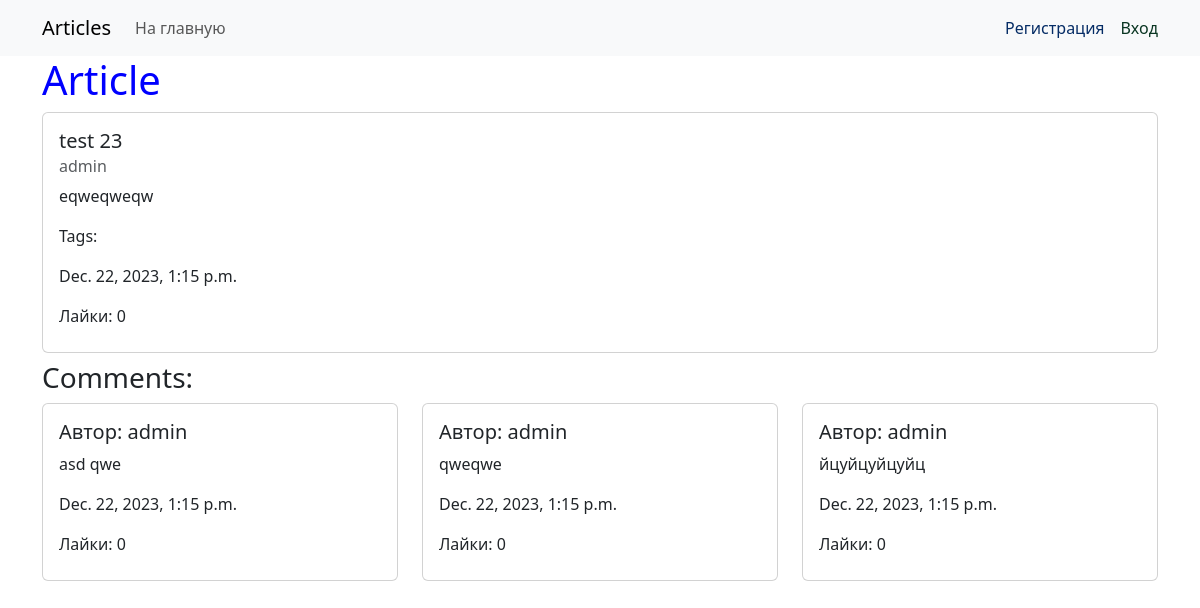
/article/108/, run on the app's committed database.
### webapp/models.py (models this page shows, shortened)
class AbstractModel(models.Model):
    created_at = models.DateTimeField(verbose_name='Время создания', auto_now_add=True)
    updated_at = models.DateTimeField(auto_now=True, verbose_name='Время изменения')
    class Meta:
        abstract = True

class Article(AbstractModel):
    title = models.CharField(max_length=50, null=False, blank=False, validators=[MinLengthValidator(4), ],
                             verbose_name="Заголовок")
    content = models.TextField(max_length=3000, null=False, blank=False, verbose_name='Контент')
    author = models.ForeignKey(get_user_model(), default=1, related_name='articles', on_delete=models.CASCADE, verbose_name="Автор")
    tags = models.ManyToManyField('webapp.Tag', blank=True, related_name='articles', verbose_name='Теги')
    likes = models.ManyToManyField(get_user_model(), related_name='loved_articles')

class Comment(AbstractModel):
    article = models.ForeignKey('webapp.Article', related_name='comments', on_delete=models.CASCADE,
                                verbose_name='Статья')
    text = models.TextField(max_length=400, verbose_name='Комментарий')
    author = models.ForeignKey(get_user_model(), default=1, related_name='comments', on_delete=models.CASCADE, verbose_name="Автор")
    likes = models.ManyToManyField(get_user_model(), related_name='loved_comments')

### webapp/views/article_views.py (the view)
# urls.py: path('article/<int:pk>/', ArticleView.as_view(), name='article_view'),
class ArticleView(DetailView):
    model = Article
    template_name = 'articles/article_view.html'
    def get_context_data(self, **kwargs):
        context = super().get_context_data(**kwargs)
        context['comments'] = self.object.comments.order_by('-created_at')
        return context

### webapp/templates/articles/article_view.html (shortened to what this page needs)
{% extends 'base.html' %}
{% block menu %}
    <a class="nav-link" aria-current="page" href="{% url 'webapp:index' %}">На главную</a>
{% endblock %}
{% block content %}
    <h1>Article</h1>
    <div class="card">
        <div class="card-body">
            <h5 class="card-title">{{ article.title }}</h5>
            <h6 class="card-subtitle mb-2 text-body-secondary">{{ article.author }}</h6>
            <p class="card-text">{{ article.content }}</p>
            <p class="card-text">Tags:
            </p>
            <p>{{ article.created_at }}</p>
            <p class="card-text my-2">Лайки: <span id="likes_count_{{ article.pk }}">{{ article.likes.count }}</span></p>
        </div>
    </div>
    <h3 class="mt-2">Comments: </h3>
    <div class="row row-cols-3 mt-2">
        {% for comment in comments %}
            <div class="col">
                <div class="card">
                    <div class="card-body">
                        <h5 class="card-title">Автор: {{ comment.author }}</h5>
                        <p class="card-text">{{ comment.text }}</p>
                        <p>{{ article.created_at }}</p>
                        <p class="card-text my-2">Лайки: <span id="likes_count_{{ comment.pk }}">{{ comment.likes.count }}</span></p>
                    </div>
                </div>
            </div>
        {% endfor %}
    </div>
{% endblock %}

### webapp/templates/base.html (shortened to what this page needs)
{% load static %}
<!doctype html>
<html lang="en">
<head>
    <link href="https://cdn.jsdelivr.net/npm/bootstrap@5.3.2/dist/css/bootstrap.min.css" rel="stylesheet"
>
    <link rel="stylesheet" href="{% static 'css/style.css' %}">
</head>
<body>
<nav class="navbar navbar-expand-lg bg-body-tertiary">
    <div class="container">
        <a class="navbar-brand" href="{% url 'webapp:index' %}">Articles</a>
        <div class="collapse navbar-collapse" id="navbarNavAltMarkup">
            <div class="navbar-nav me-auto mb-2 mb-lg-0">
                {% block menu %}{% endblock %}
            </div>
            <div class="d-flex">
                {% if not request.user.is_authenticated %}
                    <a class="text-primary-emphasis text-decoration-none me-3" aria-current="page"
                       href="{% url 'accounts:user_create' %}?next={{ request.get_full_path }}">Регистрация</a>
                    <a class="text-success-emphasis text-decoration-none" aria-current="page"
                       href="{% url 'accounts:login' %}?next={{ request.get_full_path }}">Вход</a>
                {% else %}
                    <a href="{% url 'accounts:user_detail' request.user.id %}" class="text-success me-3">{{ request.user }}</a>
                    <a class="text-success-emphasis text-decoration-none" aria-current="page"
                       href="{% url 'accounts:logout' %}?next={{ request.get_full_path }}">Выход</a>
                {% endif %}
            </div>
        </div>
    </div>
</nav>
<div class="container">
    {% block content %}
    {% endblock %}
</div>
</body>
</html>

### webapp/static/css/style.css (style rules this page uses)
h1 { color: blue; }

### data on the page
Article: title "test 23", author "admin", content "eqweqweqw", created_at "Dec. 22, 2023, 1:15 p.m.", likes.count "0"
Comment: author "admin", text "asd qwe", likes.count "0"
Comment: author "admin", text "qweqwe", likes.count "0"
Comment: author "admin", text "йцуйцуйцуйц", likes.count "0"
